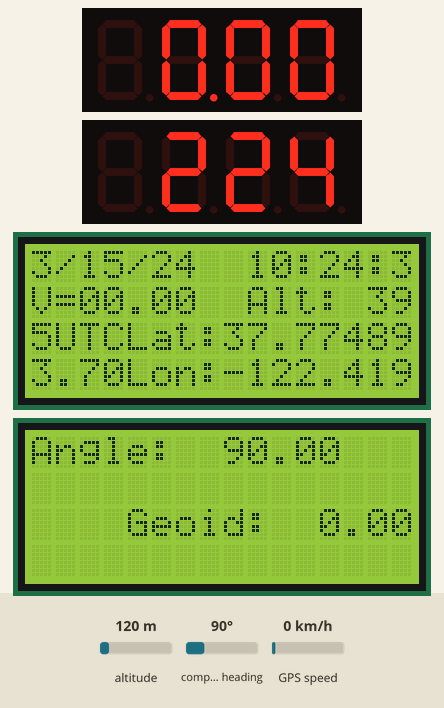
Recording of a sketch running on a simulated Arduino Mega 2560, built with avr-gcc and run on an emulated ATmega2560. Parts: 2 × 4-digit seven-segment display, 2 × 16×4 character LCD. Inputs (shaded band) come from the test bench; at power-on: altitude 120 m, compass heading 90°, GPS speed 0 km/h. The GPS gets a fix after 3 s at 37.7749, -122.4194 with 8 satellites; what the sketch prints to the serial monitor is not drawn.

Above: at 5.4 s.
5.5 s: altitude set to 500 m
At 6.6 s:
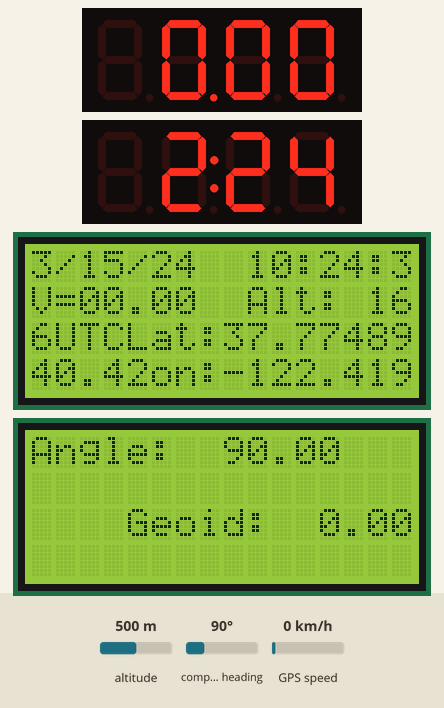
9.5 s: compass heading set to 7°
At 11.0 s:
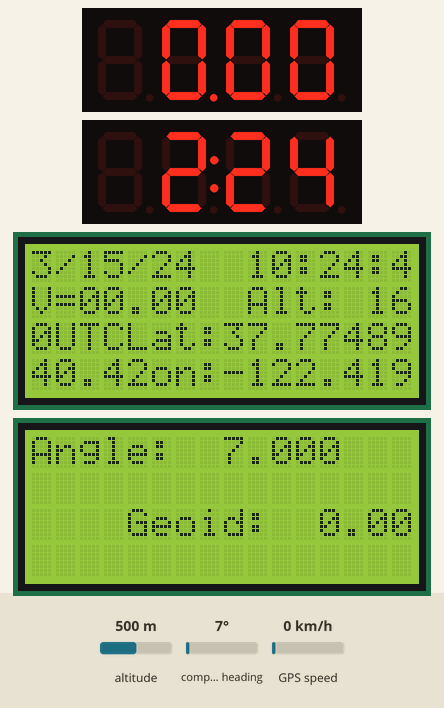
12.8 s: GPS speed set to 2 km/h
At 14.7 s:
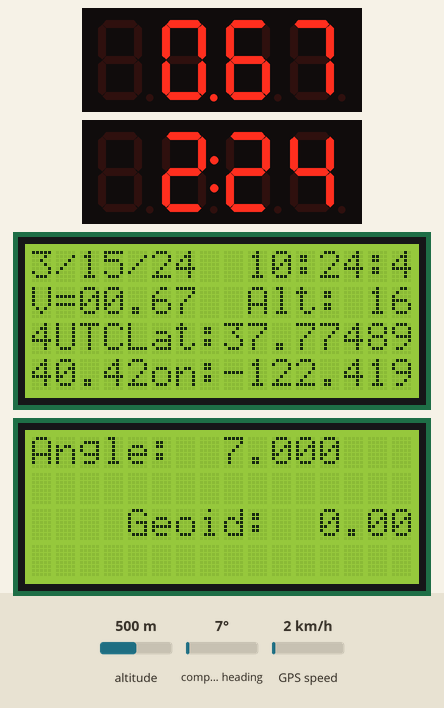
14.8 s: altitude set to 20 m
At 16.1 s:
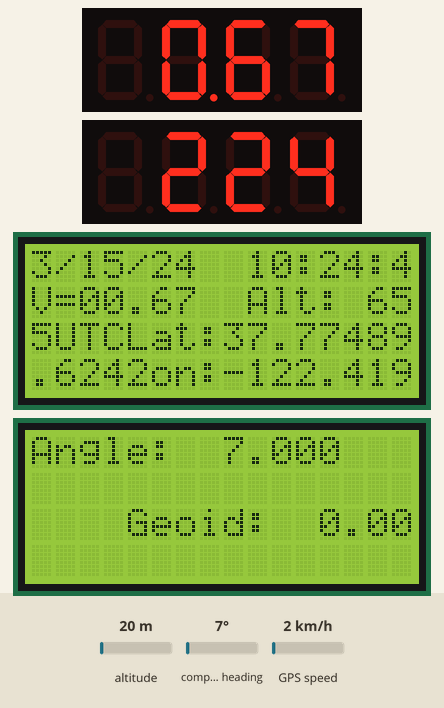
16.8 s: compass heading set to 90°
At 17.8 s:
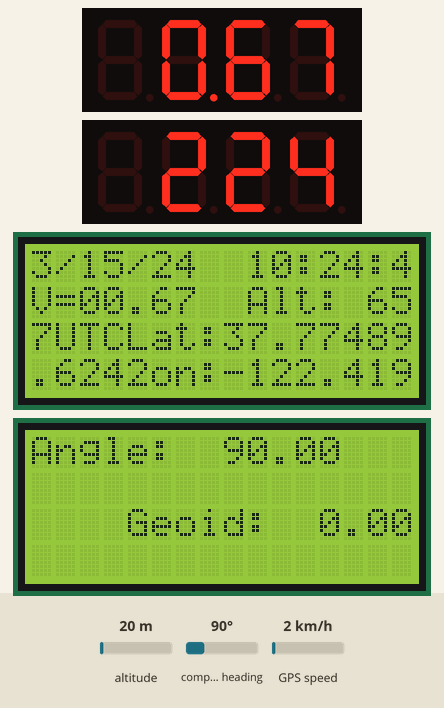
Timing chart, 0 to 19.8 s (numbered marks = the images above; inputs shaded):
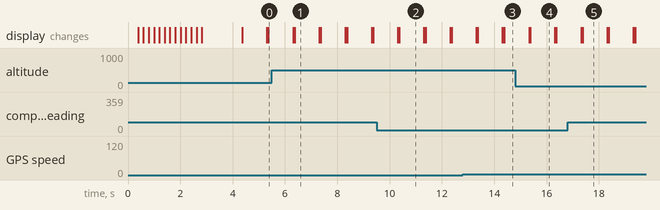

The sketch:

gps_2lcd_2_7seg_due.ino
```cpp
// dezldog
// Playing with my gps and LCD
// some code mine, some code borrowed from Adafruit.
//

#include "Wire.h"
#include "Adafruit_LEDBackpack.h"
#include "Adafruit_GPS.h"
#include "Adafruit_LiquidCrystal.h"

// Set GPSECHO to 'false' to turn off echoing the GPS data to the Serial console
// Set to 'true' if you want to debug and listen to the raw GPS sentences.
#define GPSECHO  false

//Should we display metric or imperial?
//metric = 0, imperial = 1
#define UNITS 1

//What timezone to display?
//GMT = 0, PST = -8
#define HOUR_OFFSET -8

//24 or 12hr time?
#define TIME_24_HOUR   false

// Format serial output for humans or computers
// Humans = 0 computers = 1
#define serialFormat  1

// Create LCD object
Adafruit_LiquidCrystal lcd0(0);
Adafruit_LiquidCrystal lcd1(1);

//Set up 7-seg displays
Adafruit_7segment matrix0 = Adafruit_7segment();
Adafruit_7segment matrix1 = Adafruit_7segment();

#define gpsSerial Serial1

Adafruit_GPS GPS(&gpsSerial);

// Variables for formatting
int hours = 0;
int minutes = 0;
int seconds = 0;
int sats = 0;
float velocity = 0;
float elevation = 0;

//Other variables
uint32_t timer = millis();
int GPSBaud = 9600;

void setup()
{
  // Start gps
  Serial.begin(115200);
  GPS.begin(GPSBaud);
  gpsSerial.begin (GPSBaud);
  GPS.sendCommand(PMTK_SET_NMEA_OUTPUT_RMCGGA);
  GPS.sendCommand(PMTK_SET_NMEA_UPDATE_5HZ);
  GPS.sendCommand(PGCMD_ANTENNA);

  //Start 7 segment displays
  matrix0.begin(0x70);
  matrix1.begin(0x71);

  //Start LCDs
  lcd0.begin(16, 4);
  lcd1.begin(16, 4);

  //Print a fun message
  lcd0.print("Welcome to Dezldog");
  lcd0.setCursor(0, 1);
  lcd0.print("Start-Up Complete");
  lcd0.setCursor(0, 2);
  lcd0.print("Version 19FEB16.1");
  lcd0.setCursor(0, 3);
  for (int x = 0; x < 20; x++)
  {
    lcd0.setCursor(x, 3);
    lcd0.print("0");
    delay(200);
    lcd0.setCursor(x - 1, 3);
    lcd0.print(" ");
  }
  lcd0.clear();

  // Setup labels so they don't have to written every update
  lcd0.setCursor(0, 1);
  lcd0.print("V=");
  lcd0.setCursor(9, 1);
  lcd0.print("Alt:");
  lcd0.setCursor(0, 2);
  lcd0.print("Lat:");
  lcd0.setCursor(14, 2);
  lcd0.print("Sat:");
  lcd0.setCursor(0, 3);
  lcd0.print("Lon:");

  lcd1.setCursor(0, 0);
  lcd1.print("Angle:");
  lcd1.setCursor(0, 2);
  lcd1.print("Geoid:");
}

void loop()
{

    char c = GPS.read();

    // if you want to debug, this is a good time to do it!
    if (GPSECHO)
      if (c) Serial.print(c);

  if (GPS.newNMEAreceived())
    {
    if (!GPS.parse(GPS.lastNMEA()))   // this also sets the newNMEAreceived() flag to false
      return;  // we can fail to parse a sentence in which case we should just wait for another
    }

  // if millis() or timer wraps around, we'll just reset it
  if (timer > millis())  timer = millis();

  // approximately every 1 seconds or so, print out the current stats
  if (millis() - timer > 1000)
    {
    timer = millis(); // reset the timer

  if (UNITS)
    {
      velocity = GPS.speed * 0.621371;
      elevation = GPS.altitude * 3.28084;
    }
  else
    {
      velocity = GPS.speed;
      elevation = GPS.altitude;
    }

    //write to the LCD
    displayLcd0();
    displayLcd1();

    // send serial
    writeToSerial();

    //Send to 7 Segment displays
    print7Seg();
    displayTime();
    }
}

void displayLcd0()
{
  //Where to we print the date?
  lcd0.setCursor(0, 0);
  lcd0.print(GPS.month);
  lcd0.print("/");
  lcd0.print(GPS.day);
  lcd0.print("/");
  lcd0.print(GPS.year);

  // Where are we ging to show the time?
  lcd0.setCursor(9, 0);
  hours = GPS.hour;
  if (hours < 10)
    {
    lcd0.print("0");
    lcd0.print(hours);
    }
  else
    {
    lcd0.print(hours);
    }
  lcd0.print(':');
  minutes = GPS.minute;
  if (minutes < 10)
    {
    lcd0.print("0");
    lcd0.print(minutes);
    }
  else
    {
    lcd0.print(GPS.minute);
    }
  lcd0.print(':');
  seconds = GPS.seconds;
  if (seconds < 10)
    {
    lcd0.print("0");
    lcd0.print(seconds);
    }
  else
    {
    lcd0.print(seconds);
    }
  lcd0.print("UTC");

  //Show the velocity
  //velocity = GPS.speed; Set up earlier now
  lcd0.setCursor(2, 1);
  if (velocity < 10 )
    {
    lcd0.print("0");
    }
  lcd0.print(velocity);

  //Show Altitude
  lcd0.setCursor(14, 1);
  lcd0.print(elevation);

  //Display the Latitude
  lcd0.setCursor(4, 2);
  lcd0.print(GPS.latitudeDegrees, 6);

  // How many satellites are we using?
  lcd0.setCursor(18, 2);
  sats = GPS.satellites;
  if (sats < 10)
    {
    lcd0.print("0");
    lcd0.print(sats);
    }
  else
    {
    lcd0.print(sats);
    }

  //Display Longitude
  lcd0.setCursor(4, 3);
  lcd0.print(GPS.longitudeDegrees, 6);

  //Do we have a fix?
  lcd0.setCursor(17, 3);
  if ((int)GPS.fix)
    {
    lcd0.print("Fix");
    }
  else
    {
    lcd0.print("NFX");
    }
}

void displayLcd1()
  {
    lcd1.setCursor(8, 0);
    lcd1.print(GPS.angle );
    lcd1.setCursor(8, 2);
    lcd1.print(GPS.geoidheight);
  }

void print7Seg()
  {
    matrix0.print(velocity);
    matrix0.writeDisplay();
  }

void writeToSerial()
  {
    if (serialFormat)
      {
      // The format is
      // hr,min,sec,day,mon,yr,fix,fixqual,lat,long,speed,altitude,satellites,angle,geoidheight
      Serial.print(GPS.hour, DEC); Serial.print(',');
      Serial.print(GPS.minute, DEC); Serial.print(',');
      Serial.print(GPS.seconds, DEC); Serial.print(',');
      Serial.print(GPS.day, DEC); Serial.print(',');
      Serial.print(GPS.month, DEC); Serial.print(",20");
      Serial.print(GPS.year, DEC); Serial.print(',');
      Serial.print((int)GPS.fix); Serial.print(',');
      Serial.print((int)GPS.fixquality); Serial.print(',');
        if (GPS.fix)
          {
            Serial.print(GPS.latitudeDegrees, 6); Serial.print(",");
            Serial.print(GPS.longitudeDegrees, 6); Serial.print(",");
            Serial.print(GPS.speed); Serial.print(",");
            Serial.print(GPS.altitude); Serial.print(",");
            Serial.print((int)GPS.satellites); Serial.print(",");
            Serial.print(GPS.angle); Serial.print(",");
            Serial.print(GPS.geoidheight);
            Serial.println();
          }
        else
        {
          Serial.println(',,,,,,');
        }
      }
    else
      {
      Serial.print("\nTime: ");
      Serial.print(GPS.hour, DEC); Serial.print(':');
      Serial.print(GPS.minute, DEC); Serial.print(':');
      Serial.print(GPS.seconds, DEC); Serial.println();
      Serial.print("Date: ");
      Serial.print(GPS.day, DEC); Serial.print('/');
      Serial.print(GPS.month, DEC); Serial.print("/20");
      Serial.println(GPS.year, DEC);
      Serial.print("Fix: "); Serial.print((int)GPS.fix);
      Serial.print(" quality: "); Serial.println((int)GPS.fixquality);
        if (GPS.fix)
          {
            Serial.print("Location: ");
            Serial.print(GPS.latitude, 4); Serial.print(GPS.lat);
            Serial.print(", ");
            Serial.print(GPS.longitude, 4); Serial.println(GPS.lon);
            Serial.print("Location (in degrees.decimals): ");
            Serial.print(GPS.latitudeDegrees, 6);
            Serial.print(", ");
            Serial.println(GPS.longitudeDegrees, 6);
            Serial.print("Speed (knots): "); Serial.println(GPS.speed);
            Serial.print("Altitude: "); Serial.println(GPS.altitude);
            Serial.print("Satellites: "); Serial.println((int)GPS.satellites);
            Serial.print("Angle: ");Serial.println(GPS.angle);
            Serial.print("Geoid Height: ");Serial.println(GPS.geoidheight);
          }
       }
  }

//Display pretty-ified time to one of the 7 seg displays
void displayTime()
  {
   int hours = GPS.hour + HOUR_OFFSET;

  if (hours < 0)
    {
      hours = 24+hours;
    }
  if (hours > 23)
    {
      hours = 24-hours;
    }

  int minutes = GPS.minute;
  int seconds = GPS.seconds;
  int displayValue = hours*100 + minutes;

  // Do 24 hour to 12 hour format conversion when required.
  if (!TIME_24_HOUR) {
    // Handle when hours are past 12 by subtracting 12 hours (1200 value).
    if (hours > 12) {
      displayValue -= 1200;
    }
    // Handle hour 0 (midnight) being shown as 12.
    else if (hours == 0) {
      displayValue += 1200;
    }
  }

  // Now print the time value to the display.
  matrix1.print(displayValue, DEC);

  // Add zero padding when in 24 hour mode and it's midnight.
  // In this case the print function above won't have leading 0's
  // which can look confusing.  Go in and explicitly add these zeros.
  if (TIME_24_HOUR && hours == 0) {
    // Pad hour 0.
    matrix1.writeDigitNum(1, 0);
    // Also pad when the 10's minute is 0 and should be padded.
    if (minutes < 10) {
      matrix1.writeDigitNum(2, 0);
    }
  }

  // Blink the colon by turning it on every even second and off
  // every odd second.  The modulus operator is very handy here to
  // check if a value is even (modulus 2 equals 0) or odd (modulus 2
  // equals 1).
  matrix1.drawColon(seconds % 2 == 0);

  // Now push out to the display the new values that were set above.
  matrix1.writeDisplay();
}
```

Measured:
- after the input at 5.5 s, the display: first changes after 0.82 s (image 1 shows a later state)
- what the display in image 1 shows lasts 0.9 s, from 6.4 s to 7.3 s
